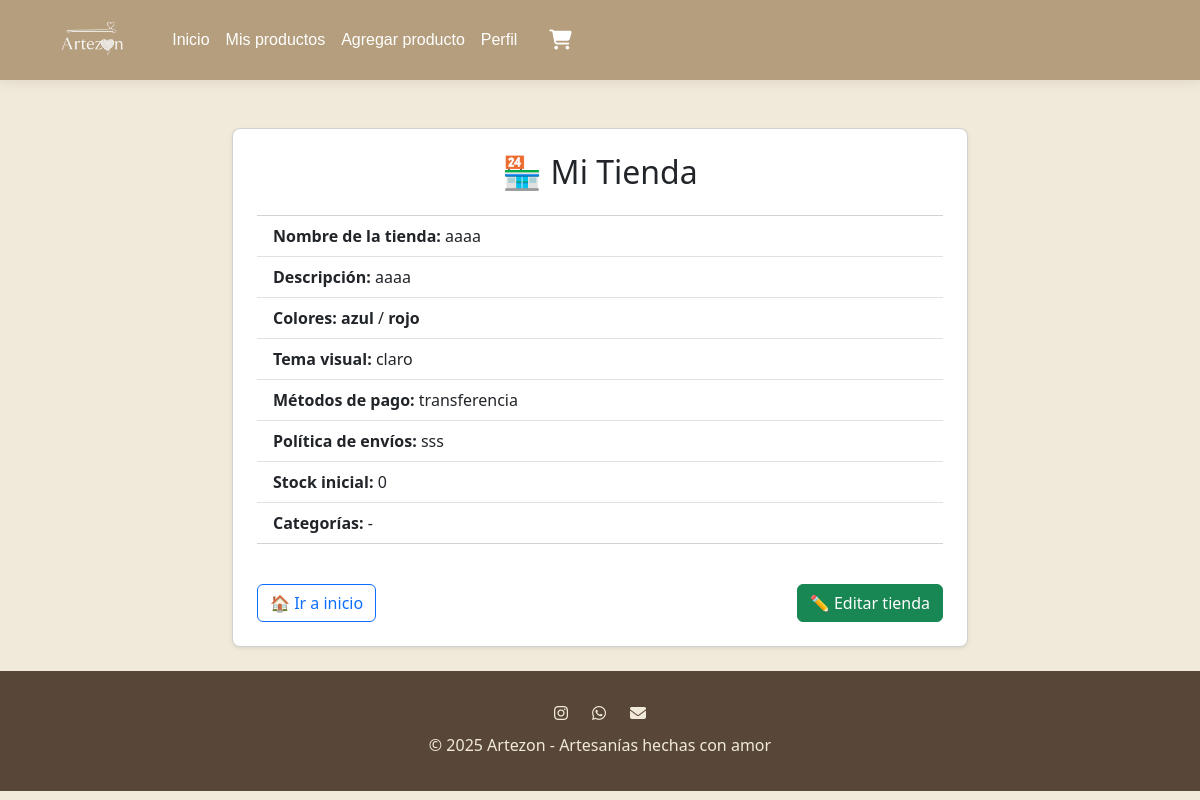
Screenshot of /mi-tienda/ (signed in) with the database file from the repository.
### productos/models.py (models this page shows, shortened)
class Store(models.Model):
    seller = models.OneToOneField(SellerProfile, on_delete=models.CASCADE)
    nombre = models.CharField(max_length=100)
    descripcion = models.TextField(blank=True)
    logotipo = models.ImageField(upload_to="vendedores/tiendas/", blank=True, null=True,
        validators=[FileExtensionValidator(["jpg", "jpeg", "png"])]
    )
    color_principal = models.CharField(max_length=30, blank=True)
    color_secundario = models.CharField(max_length=30, blank=True)
    tema_visual = models.CharField(max_length=30, blank=True)
    metodos_pago = models.CharField(max_length=200, blank=True, help_text="Ej: Transferencia, PayPal, Efectivo")
    politica_envios = models.TextField(blank=True)
    stock_inicial = models.PositiveIntegerField(default=0)
    categorias = models.CharField(max_length=200, blank=True, help_text="Ej: Ropa, Accesorios, Decoración")
    creado = models.DateTimeField(auto_now_add=True)

### productos/views.py (the view)
# urls.py: path("mi-tienda/", store_profile_view, name="store_profile"),
@login_required
def store_profile_view(request):
    try:
        seller_profile = request.user.sellerprofile
        store = seller_profile.store
    except (SellerProfile.DoesNotExist, Store.DoesNotExist):
        messages.info(request, 'Primero debes crear tu perfil de vendedor y tienda.')
        return redirect('create_seller_and_store')
    return render(request, 'productos/store_profile.html', {'store': store})

### productos/templates/productos/store_profile.html (shortened to what this page needs)
{% extends "base.html" %}
{% load static %}
{% block content %}
<div class="container mt-5">
    <div class="row justify-content-center">
        <div class="col-md-8">
            <div class="card shadow-sm p-4 rounded-3">
                <h2 class="mb-4 text-center">🏪 Mi Tienda</h2>
                <ul class="list-group list-group-flush mb-4">
                    <li class="list-group-item"><strong>Nombre de la tienda:</strong> {{ store.nombre }}</li>
                    <li class="list-group-item"><strong>Descripción:</strong> {{ store.descripcion|default:'-' }}</li>
                    <li class="list-group-item"><strong>Colores:</strong> <span style="color:{{ store.color_principal }}; font-weight:bold;">{{ store.color_principal|default:'-' }}</span> / <span style="color:{{ store.color_secundario }}; font-weight:bold;">{{ store.color_secundario|default:'-' }}</span></li>
                    <li class="list-group-item"><strong>Tema visual:</strong> {{ store.tema_visual|default:'-' }}</li>
                    <li class="list-group-item"><strong>Métodos de pago:</strong> {{ store.metodos_pago|default:'-' }}</li>
                    <li class="list-group-item"><strong>Política de envíos:</strong> {{ store.politica_envios|default:'-' }}</li>
                    <li class="list-group-item"><strong>Stock inicial:</strong> {{ store.stock_inicial }}</li>
                    <li class="list-group-item"><strong>Categorías:</strong> {{ store.categorias|default:'-' }}</li>
                </ul>
                <div class="d-flex justify-content-between mt-3">
                    <a href="{% url 'home' %}" class="btn btn-outline-primary">🏠 Ir a inicio</a>
                    <a href="{% url 'edit_seller_and_store' %}" class="btn btn-success">✏️ Editar tienda</a>
                </div>
            </div>
        </div>
    </div>
</div>
{% endblock %}

### static/css/styles.css (style rules this page uses)
:root { --vanilla: #F1EADA; --tobacco: #B59E7D; --mountain: #AAA396; --sand: #CEC1A8; --mahogany: #584738; }

### rows the page displays
Store: nombre "aaaa", descripcion "aaaa", color_principal "azul", color_secundario "rojo", tema_visual "claro", metodos_pago "transferencia", politica_envios "sss", stock_inicial "0", categorias "-"
